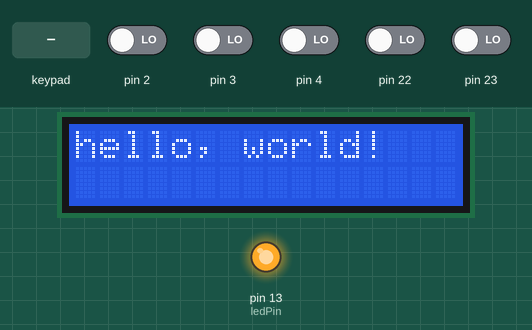
Simulated run of this sketch. Board: Arduino Uno, built with avr-gcc and run on an emulated ATmega328P. Shown: 16×2 character LCD, output pins drawn as LEDs (lit = HIGH). The inputs (shaded band) are chosen by the test bench; at power-on: pin 2–4, pin 22, pin 23 LOW. Sleep ends after the set time or at an interrupt; what the sketch prints to the serial monitor is not drawn. At 24.1 s the program stops and its outputs stay as they are.

Above: at 6.2 s.
6.3 s: keypad keys 5 6 7 8 # pressed 0.4 s apart
At 8.5 s:
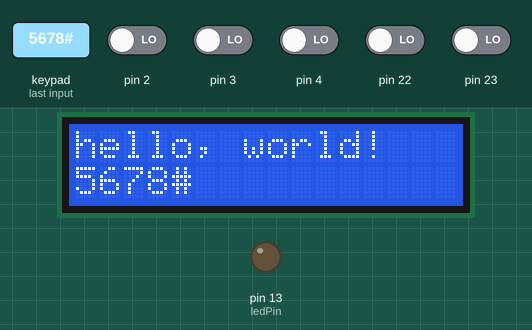
9.8 s: keypad keys 5 6 7 8 * pressed 0.4 s apart
At 12.4 s:
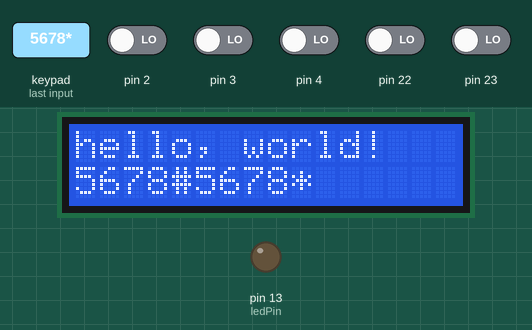
13.3 s: keypad keys 9 1 0 1 1 1 2 # pressed 0.4 s apart
At 17.4 s:
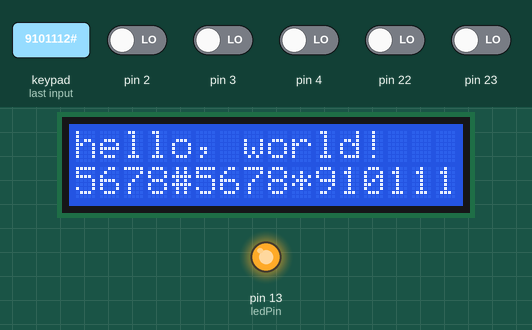
18.0 s: key 'C' pressed
At 18.6 s:
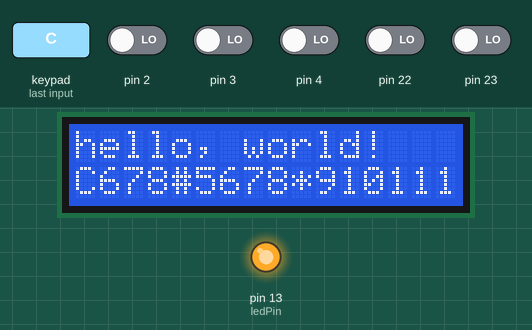
Timing chart, 0 to 25.5 s (numbered marks = the images above; inputs shaded):
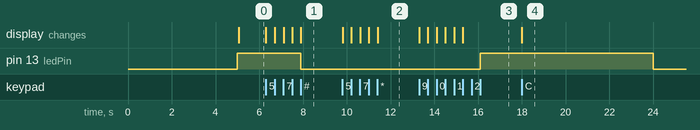

The sketch:

EventKeypad.ino
```cpp
#include <Keypad2.h>
#include <LiquidCrystal.h>
#include <avr/sleep.h>     //AVR MCU power management.
#include <avr/power.h>     //AVR MCU peripheries (Analog comparator, ADC, USI, Timers/Counters etc) management.
#include <avr/wdt.h>       //AVR MCU watchdog timer management.
#include <avr/io.h>        //AVR MCU IO ports management.
#include <avr/interrupt.h> //AVR MCU interrupt flags management.

//#include <dumpmon.h>        // Include necessary header.

// initialize the library with the numbers of the interface pins
LiquidCrystal lcd(A0, A1, A2, A3, A4, A5);

const byte ROWS = 4;
const byte COLS = 4;

char keys[ROWS][COLS] = {
  {'1', '2', '3', 'A'},
  {'4', '5', '6', 'B'},
  {'7', '8', '9', 'C'},
  {'*', '0', '#', 'D'},

};  // end of keys

byte rowPins[ROWS] = { 5, 6, 7, 8 };
byte colPins[COLS] = { 9, 10, 11 , 12};
//of the keypad


// number of items in an array for pin re-configuration between sleep and keypad routines
#define NUMITEMS(arg) ((unsigned int) (sizeof (arg) / sizeof (arg [0])))

Keypad keypad = Keypad( makeKeymap(keys), rowPins, colPins, ROWS, COLS );
byte ledPin = 13;

boolean blink = false;
boolean ledPin_state;

unsigned long timeBegin;
/*
// we don't want to do anything except wake
EMPTY_INTERRUPT (PCINT0_vect)
EMPTY_INTERRUPT (PCINT1_vect)
EMPTY_INTERRUPT (PCINT2_vect)
*/

  // функция обработки прерывания SPI
  ISR (PCINT0_vect)
  {
  wakeUp();
  }

  ISR (PCINT1_vect)
  {
  wakeUp();
  }

  ISR (PCINT2_vect)
  {
  wakeUp();
  }


// use volatile for shared variables
volatile byte watchdog_counter = 0;
volatile boolean f_wdt = false;

void setup() {
  wdt_disable(); // бесполезная строка до которой не доходит выполнение при bootloop
  Serial.begin(115200);
  Serial.println("Setup..");

  Serial.println("Wait 5 sec..");
  delay(5000); // Задержка, чтобы было время перепрошить устройство в случае bootloop
  //wdt_enable (WDTO_8S); // Для тестов не рекомендуется устанавливать значение менее 8 сек.
  Serial.println("Watchdog enabled.");


  pinMode(ledPin, OUTPUT);              // Sets the digital pin as output.
  digitalWrite(ledPin, HIGH);           // Turn the LED on.
  ledPin_state = digitalRead(ledPin);   // Store initial LED state. HIGH when LED is on.
  keypad.addEventListener(keypadEvent); // Add an event listener for this keypad

  lcd.begin(16, 2);
  // Print a message to the LCD.
  lcd.print("hello, world!");
  lcd.setCursor(0, 1);

  // pin change interrupt masks (see above list)
  PCMSK2 |= _BV (PCINT21);   // pin 5  - PORTD mask 0x20
  PCMSK2 |= _BV (PCINT22);   // pin 6  - PORTD mask 0x40
  PCMSK2 |= _BV (PCINT23);   // pin 7  - PORTD mask 0x80
  PCMSK0 |= _BV (PCINT0);    // pin 8  - PORTB mask 0x01


  timeBegin = millis();
  //prints time since program started
  Serial.println(timeBegin);

  //setup_watchdog1(8);
  //dumpmonSetup(115200);

}


//****************************************************************
// 0=16ms, 1=32ms,2=64ms,3=128ms,4=250ms,5=500ms
// 6=1 sec,7=2 sec, 8=4 sec, 9= 8sec
void setup_watchdog1 (int ii)
{

  byte bb;
  int ww;
  if (ii > 9 ) ii = 9;
  bb = ii & 7;
  if (ii > 7) bb |= (1 << 5);
  bb |= (1 << WDCE);
  ww = bb;
  Serial.println(ww);

  MCUSR &= ~(1 << WDRF);
  // запуск таймера
  WDTCSR |= (1 << WDCE) | (1 << WDE);
  // установка периода срабатывания сторожевого таймера
  WDTCSR = bb;
  WDTCSR |= _BV(WDIE);

}

/**************************************************************************/
/*
setup_watchdog()
WDTO_15MS, WDTO_30MS, WDTO_60MS, WDTO_120MS, WDTO_250MS, WDTO_500MS,
WDTO_1S, WDTO_2S, WDTO_4S, WDTO_8S
NOTE: runs from internal 128kHz clock and continues to work during the
deepest sleep modes to provide a wake up source.
*/
/**************************************************************************/

void setup_watchdog (byte sleep_time)
{
  wdt_enable(sleep_time);
  WDTCSR |= _BV(WDIE);
// enable interrupts instead of MCU reset when watchdog is timed out used for wake-up MCU from power-down
}
/**************************************************************************/
/*
Watchdog Interrupt Service (executed when watchdog timed out)
*/
/**************************************************************************/

ISR (WDT_vect)
{
watchdog_counter++;
f_wdt = true;
}

void wdt_set ()
{
  // clear various "reset" flags
  MCUSR = 0;
  // allow changes, disable reset
  WDTCSR = bit (WDCE) | bit (WDE);
  // set interrupt mode and an interval
  WDTCSR = bit (WDIE) | bit (WDP3) | bit (WDP0);    // set WDIE, and 8 seconds delay
  wdt_reset();  // pat the dog

}


void reboot()
{
  wdt_disable();
  wdt_enable(WDTO_15MS);
  while (1) {}
}


void reconfigurePins ()
{
  byte i;

  // go back to all pins as per the keypad library

  for (i = 0; i < NUMITEMS (colPins); i++)
  {
    pinMode (colPins [i], OUTPUT);
    digitalWrite (colPins [i], HIGH);
  }  // end of for each column

  for (i = 0; i < NUMITEMS (rowPins); i++)
  {
    pinMode (rowPins [i], INPUT);
    digitalWrite (rowPins [i], HIGH);
  }   // end of for each row

}  // end of reconfigurePins

void wakeUp()
{
  f_wdt = false;
}


void goToSleep ()
{
  //  noInterrupts();
  Serial.println ("begin to sleep ...");
  digitalWrite(ledPin, LOW);

  byte i;

  // set up to detect a keypress
  for (i = 0; i < NUMITEMS (colPins); i++)
  {
    pinMode (colPins [i], OUTPUT);
    digitalWrite (colPins [i], LOW);   // columns low
  }  // end of for each column

  for (i = 0; i < NUMITEMS (rowPins); i++)
  {
    pinMode (rowPins [i], INPUT_PULLUP);
  }  // end of for each row

  // now check no pins pressed (otherwise we wake on a key release)
  for (i = 0; i < NUMITEMS (rowPins); i++)
  {
    if (digitalRead (rowPins [i]) == LOW)
    {
      reconfigurePins ();
      return;
    } // end of a pin pressed
  }  // end of for each row


  Serial.println ("Going to sleep ...");
  Serial.print ("PINB = ");
  Serial.println (PINB, HEX);
  Serial.print ("PIND = ");
  Serial.println (PIND, HEX);
  Serial.println (watchdog_counter);


  // overcome any debounce delays built into the keypad library
  delay (50);


  //wdt_set ();
  //setup_watchdog(WDTO_8S); // approximately 8sec. of sleep

  //setup_watchdog1(8);
  //watchdog_counter = 0;
  //f_wdt = false;


  power_all_disable();                 //disable all peripheries (timer0, timer1, Universal Serial Interface, ADC)
  /*
  power_adc_disable();                 //disable ADC
  power_timer0_disable();              //disable Timer0
  power_timer1_disable();              //disable Timer2
  power_usi_disable();                 //disable the Universal Serial Interface module.
  */
  set_sleep_mode(SLEEP_MODE_PWR_DOWN); //set the sleep type
  sleep_mode();                        /*system stops & sleeps here (automatically sets the SE (Sleep Enable) bit
                                         (so the sleep is possible), goes to sleep, wakes-up from sleep after an
                                         interrupt (if interrupts are enabled) or WDT timed out (if enabled) and
                                         clears the SE (Sleep Enable) bit afterwards).
                                         the sketch will continue from this point after interrupt or WDT timed out
                                       */


  //if (f_wdt = false || watchdog_counter >= 5)  // wait for watchdog counter reched the limit (WDTO_8S * 4 = 32sec.)
  {
  //  watchdog_counter = 0;     // reset watchdog_counter

    // cancel sleep as a precaution
    sleep_disable();
    power_all_enable();       //enable all peripheries (timer0, timer1, Universal Serial Interface, ADC)
    /*
    power_adc_enable();       //enable ADC
    power_timer0_enable();    //enable Timer0
    power_timer1_enable();    //enable Timer1
    power_usi_enable();       //enable the Universal Serial Interface module
    */
  delay(5);                 //to settle down the ADC and peripheries


    wdt_disable();
    timeBegin = millis();

    Serial.println ("Awake!");
    Serial.print ("PINB = ");
    Serial.println (PINB, HEX);
    Serial.print ("PIND = ");
    Serial.println (PIND, HEX);

    // put keypad pins back how they are expected to be
    reconfigurePins ();
    delay(50);

    digitalWrite(ledPin, HIGH);

  }
}  // end of goToSleep

void testTimeToSleep ()
{
  unsigned long timeNow;
  unsigned long timeDelta;

  timeNow = millis();
  timeDelta = (timeNow - timeBegin) / 1000;

  if (timeDelta > 5)
  {
    Serial.println("I want sleep ...");
    goToSleep ();
  }
  else
  {
    //wdt_reset();  // pat the dog
  }

}

void loop() {
  char key = keypad.getKey();

  if (key) {
    Serial.println(key);
    lcd.print((char) key);
    timeBegin = millis();
    watchdog_counter = 0;
    f_wdt = false;
  }
  if (blink) {
    digitalWrite(ledPin, !digitalRead(ledPin));   // Change the ledPin from Hi2Lo or Lo2Hi.
    delay(100);
  }

  testTimeToSleep ();
  //dumpmonLoop();          // Вызов функции цикла библиотеки DumpMon
}

// Taking care of some special events.
void keypadEvent(KeypadEvent key) {
  watchdog_counter = 0;
  f_wdt = false;

  switch (keypad.getState()) {
    case PRESSED:
      if (key == '#') {
        digitalWrite(ledPin, !digitalRead(ledPin));
        ledPin_state = digitalRead(ledPin);        // Remember LED state, lit or unlit.

      }
      // break;
      if (key == 'C') {
        lcd.setCursor(0, 1);
      }
      if (key == 'D') {
        lcd.setCursor(1, 1);
        goToSleep();
      }
      break;


    case RELEASED:
      if (key == 'A') {
        digitalWrite(ledPin, ledPin_state);   // Restore LED state from before it started blinking.
        blink = false;
        goToSleep();
      }
      break;

    case HOLD:
      if (key == '*') {
        blink = true;    // Blink the LED when holding the * key.
        // goToSleep();
      }
      break;
  }
}
```

Measured:
- after the input at 6.3 s, pin 13 (ledPin): HIGH → LOW after 1.6 s; the display: first changes at once (image 1 shows a later state)
- after the input at 9.8 s, the display: first changes at once (image 2 shows a later state)
- after the input at 13.3 s, pin 13 (ledPin): LOW → HIGH after 2.8 s; the display: first changes at once (image 3 shows a later state)
- after the input at 18.0 s, pin 13 (ledPin): HIGH → LOW after 6.0 s instead of 4.1 s; the display: changes at once (image 4)
